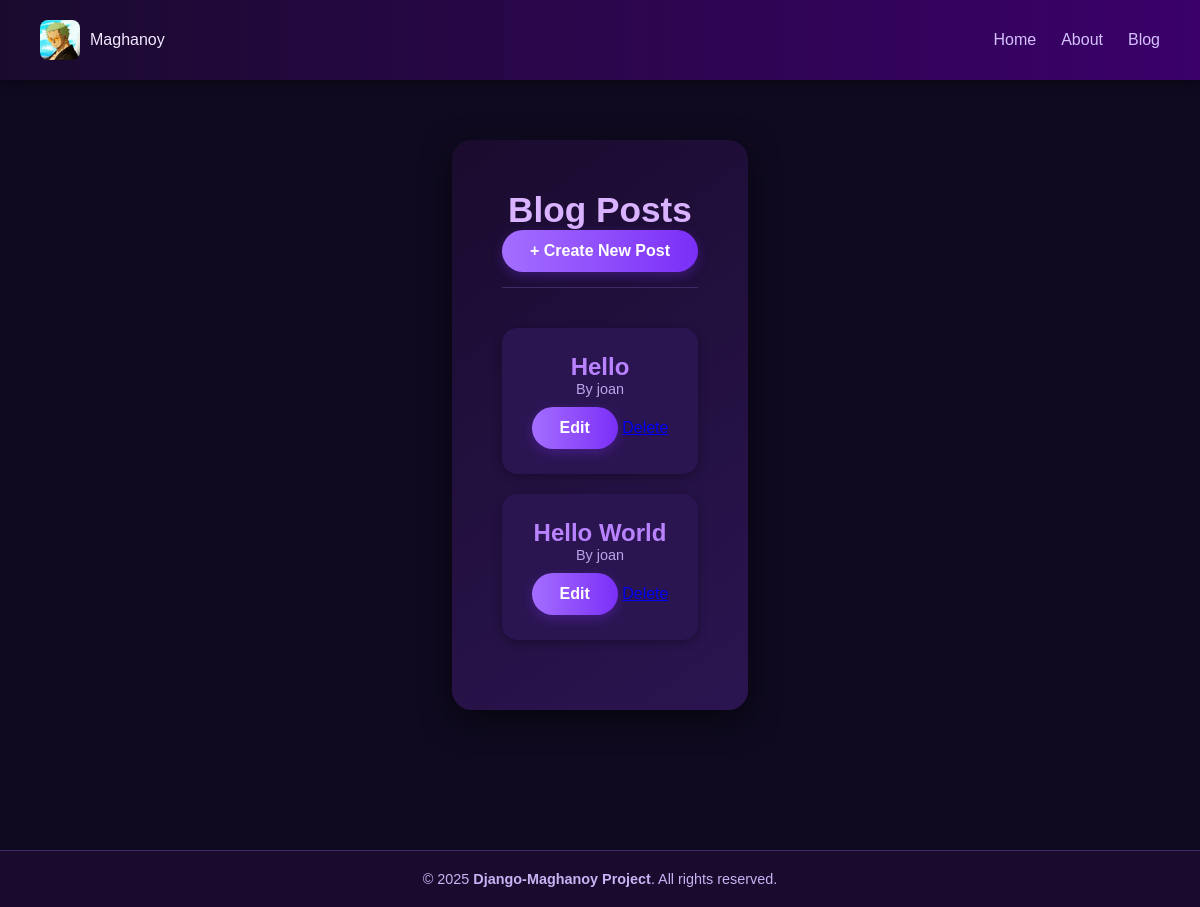
/blog/, run on an earlier commit of the app's database.
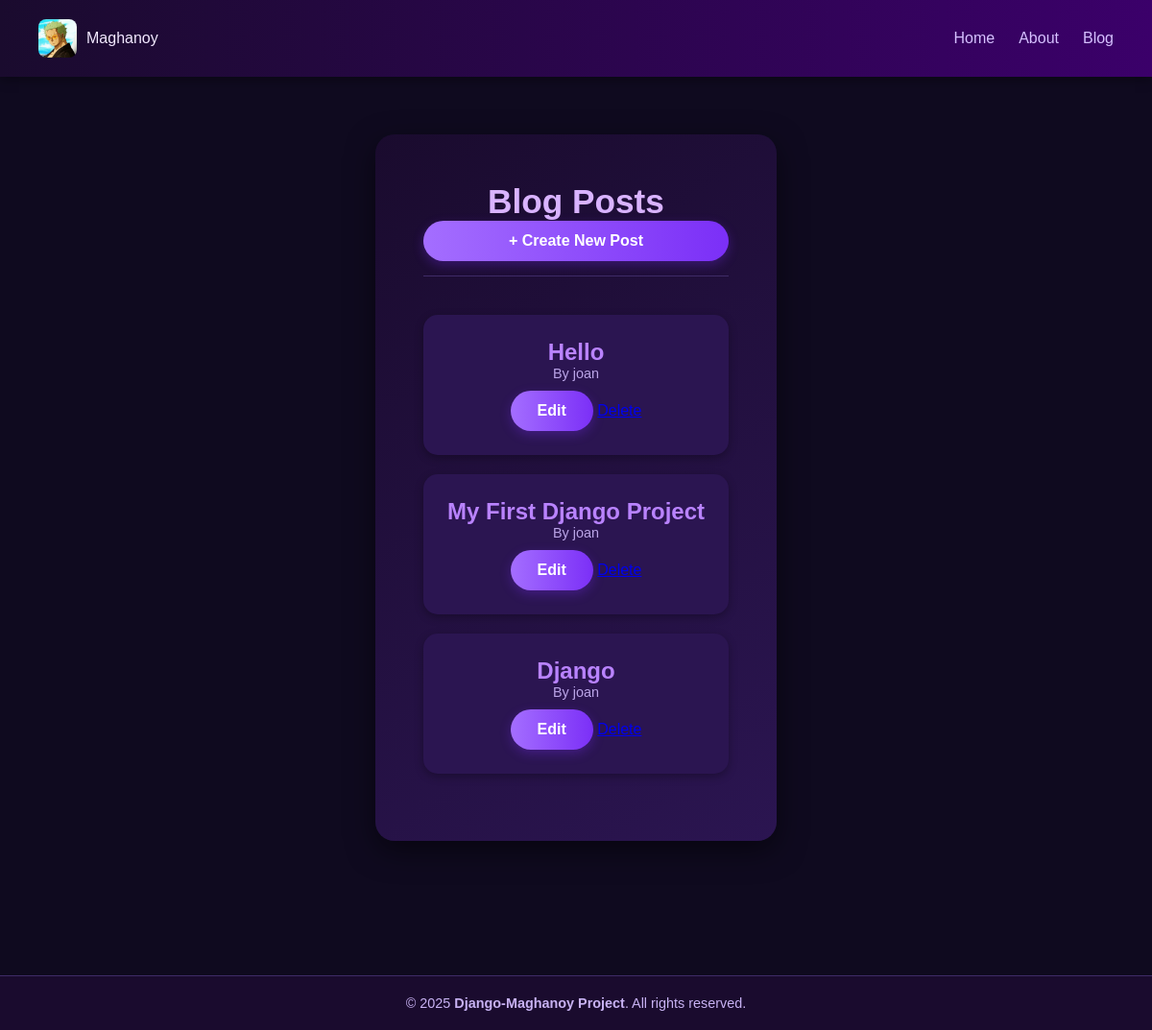
And on a later commit of the database.
### main/models.py (models this page shows, shortened)
class Post(models.Model):
    title = models.CharField(max_length=100)
    author = models.ForeignKey("auth.User", on_delete=models.CASCADE)
    body = models.TextField()

### main/views.py (the view)
# urls.py: path('blog/', BlogListView.as_view(), name='blog'),
class BlogListView(ListView):
    model = Post
    context_object_name = 'posts'
    template_name = 'main/blog_list.html'

### main/templates/main/blog_list.html (shortened to what this page needs)
{% extends 'main/base.html' %}
{% block content %}
<section class="blog-list">
    <div class="blog-header">
        <h1>Blog Posts</h1>
        <a href="{% url 'blog_create' %}" class="btn">+ Create New Post</a>
    </div>
    <ul>
        {% for post in posts %}
        <li>
            <h2><a href="{% url 'blog_detail' post.pk %}">{{ post.title }}</a></h2>
            <p class="meta">By {{ post.author }}</p>
            <a href="{% url 'blog_update' post.pk %}" class="btn">Edit</a>
            <a href="{% url 'blog_delete' post.pk %}" class="btn-secondary">Delete</a>
        </li>
        {% empty %}
        <li><p>No posts available.</p></li>
        {% endfor %}
    </ul>
</section>
{% endblock %}

### main/templates/main/base.html (shortened to what this page needs)
{% load static %}
<!DOCTYPE html>
<html lang="en">
<head>
    <link rel="stylesheet" href="{% static 'css/styles.css' %}">
</head>
<body>
    <nav class="navbar">
        <div class="logo-container">
            <img src="{% static 'images/Logo.ico' %}" alt="Logo" class="logo-img">
            <span class="logo-text">Maghanoy</span></span>
        </div>
        <ul class="nav-links">
            <li><a href="{% url 'home' %}">Home</a></li>
            <li><a href="{% url 'about' %}">About</a></li>
            <li><a href="{% url 'blog' %}">Blog</a></li>
        </ul>
    </nav>
    <main class="content">
        {% block content %}{% endblock %}
    </main>
    <footer class="footer">
        <p>&copy; 2025 <strong>Django-Maghanoy Project</strong>. All rights reserved.</p>
    </footer>
</body>
</html>

### main/static/css/styles.css (style rules this page uses)
* { margin: 0; padding: 0; box-sizing: border-box; font-family: "Poppins", Arial, sans-serif; text-align: center; }
body { background-color: #0f0a1f; color: #f2e9ff; scroll-behavior: smooth; display: flex; flex-direction: column; align-items: center; }
.btn { background: linear-gradient(90deg, #a46eff, #7b2ff7); color: #fff; padding: 12px 28px; border-radius: 30px; text-decoration: none; font-weight: 600; transition: all 0.3s ease; box-shadow: 0 4px 12px rgba(123, 47, 247, 0.3); display: inline-block; }
.navbar { display: flex; justify-content: space-between; align-items: center; padding: 20px 40px; background: linear-gradient(90deg, #1a0b2e, #3b006a); box-shadow: 0 2px 12px rgba(0, 0, 0, 0.4); position: sticky; top: 0; width: 100%; z-index: 100; text-align: left; }
.logo-container { display: flex; align-items: center; gap: 10px; }
.logo-img { width: 40px; height: 40px; border-radius: 8px; }
.nav-links { list-style: none; display: flex; gap: 25px; flex-direction: row; }
.nav-links a { text-decoration: none; color: #d6c1ff; font-weight: 500; transition: color 0.3s ease, transform 0.3s ease; }
.blog-list { background: linear-gradient(145deg, #1a0b2e, #2b1551); border-radius: 20px; box-shadow: 0 10px 30px rgba(0, 0, 0, 0.5); padding: 50px; margin: 60px auto; max-width: 900px; animation: fadeInUp 1s ease; }
.blog-header { display: flex; flex-direction: column; border-bottom: 1px solid #3f2b67; margin-bottom: 40px; padding-bottom: 15px; }
.blog-header h1 { font-size: 2.2rem; font-weight: 700; color: #d9b3ff; }
.blog-list ul { list-style: none; padding: 0; }
.blog-list li { background-color: #2b1551; padding: 25px; border-radius: 15px; margin-bottom: 20px; transition: all 0.3s ease; box-shadow: 0 3px 10px rgba(0,0,0,0.3); }
.blog-list h2 a { color: #b983ff; text-decoration: none; }
.blog-list .meta { font-size: 0.9rem; color: #bba5e8; margin-bottom: 10px; }
footer { background-color: #1a0b2e; text-align: center; padding: 20px; font-size: 0.9rem; color: #c8b2f3; border-top: 1px solid #3f2b67; margin-top: 80px; width: 100%; }

What changed in the data, as far as the page shows it:
removed Post: title "Hello World", author "joan"
added Post: title "My First Django Project", author "joan"
added Post: title "Django", author "joan"
